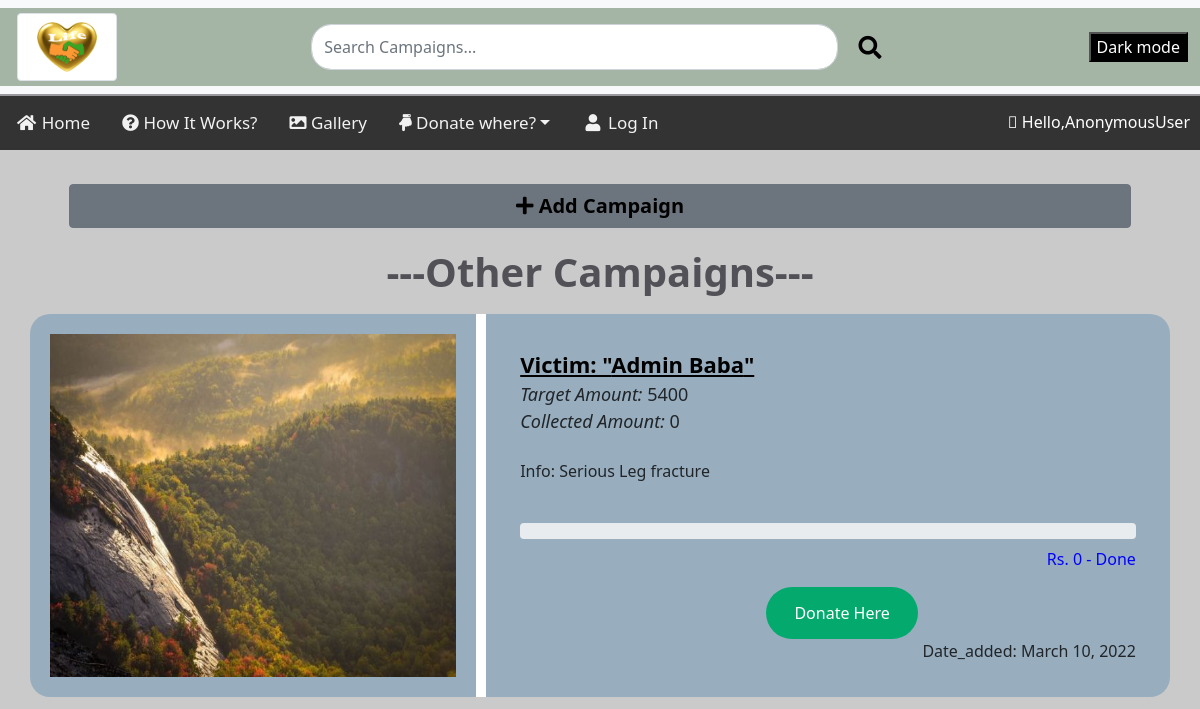
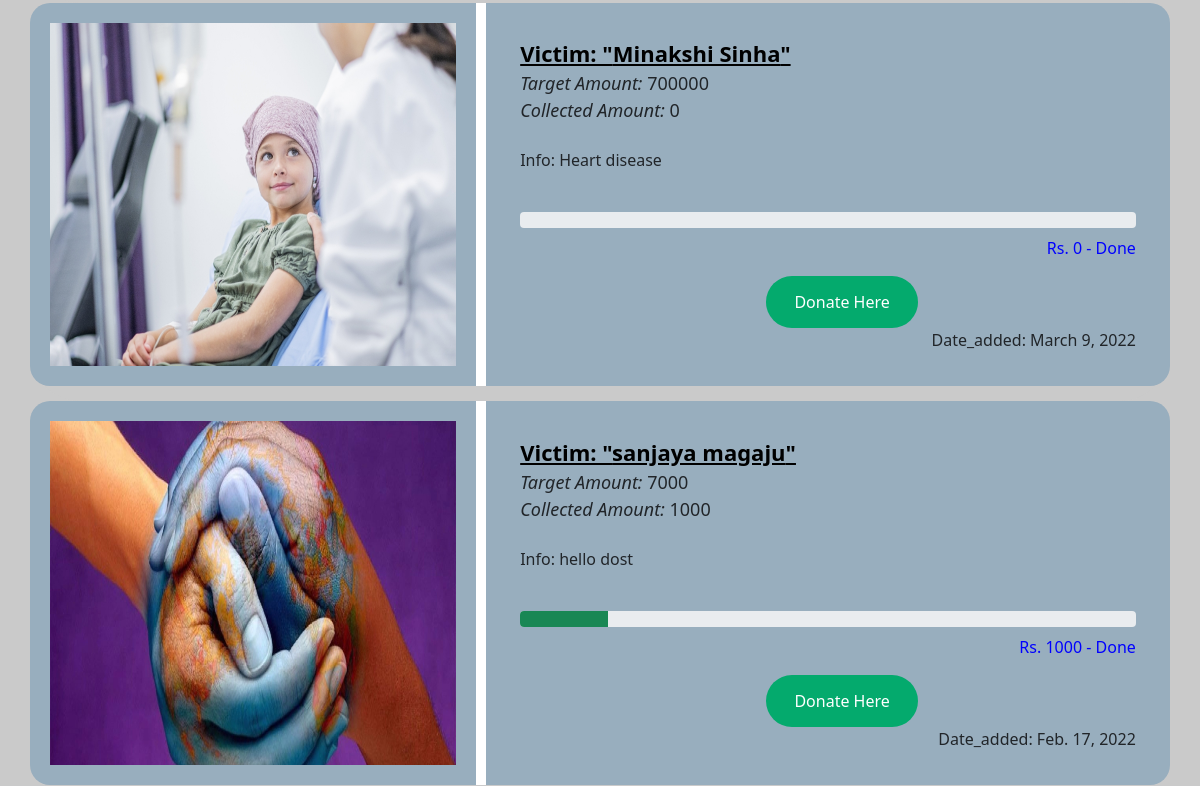
The app's page /othercampaign/ (upper part), older data (2 pictures, top to bottom).
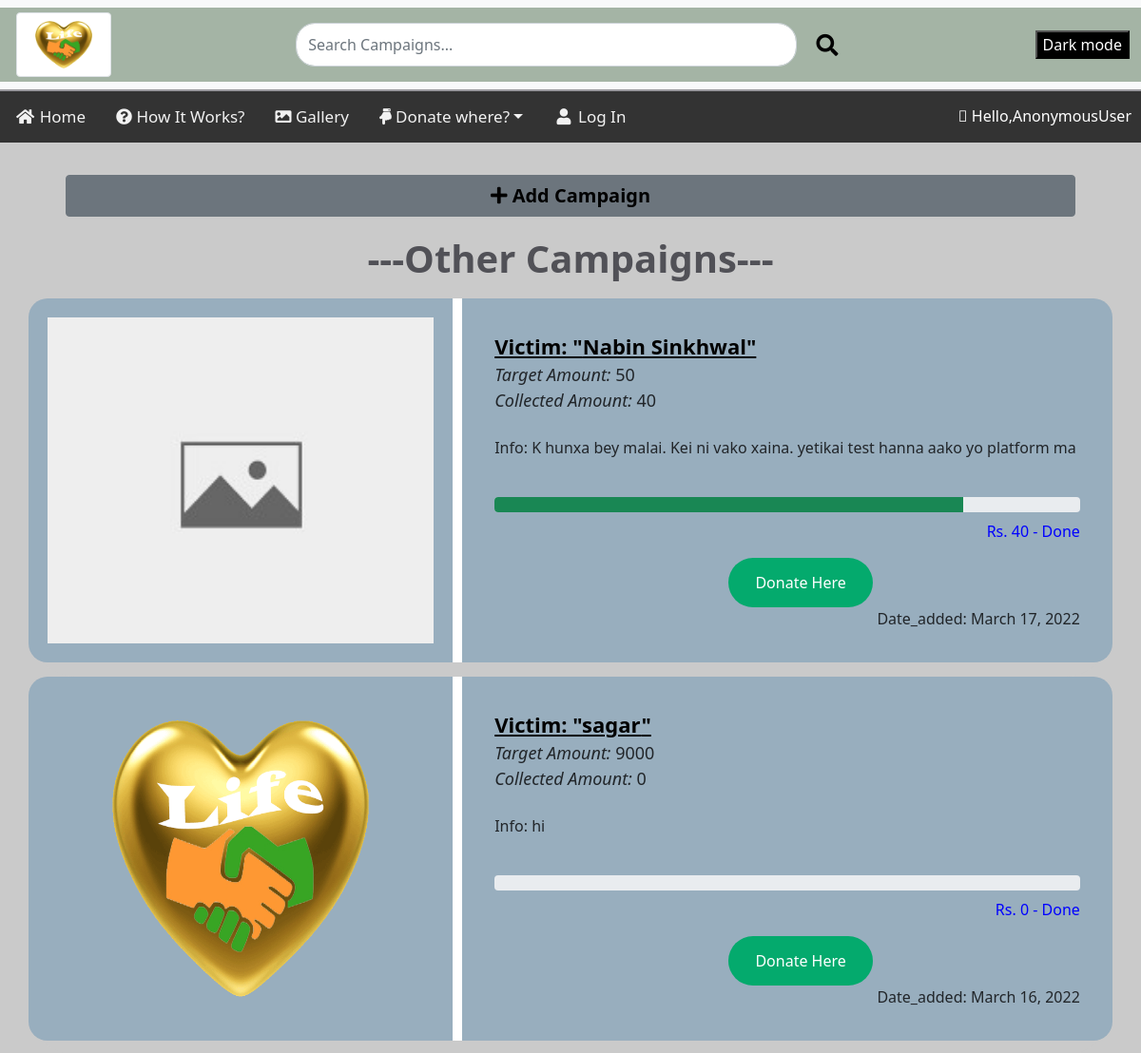
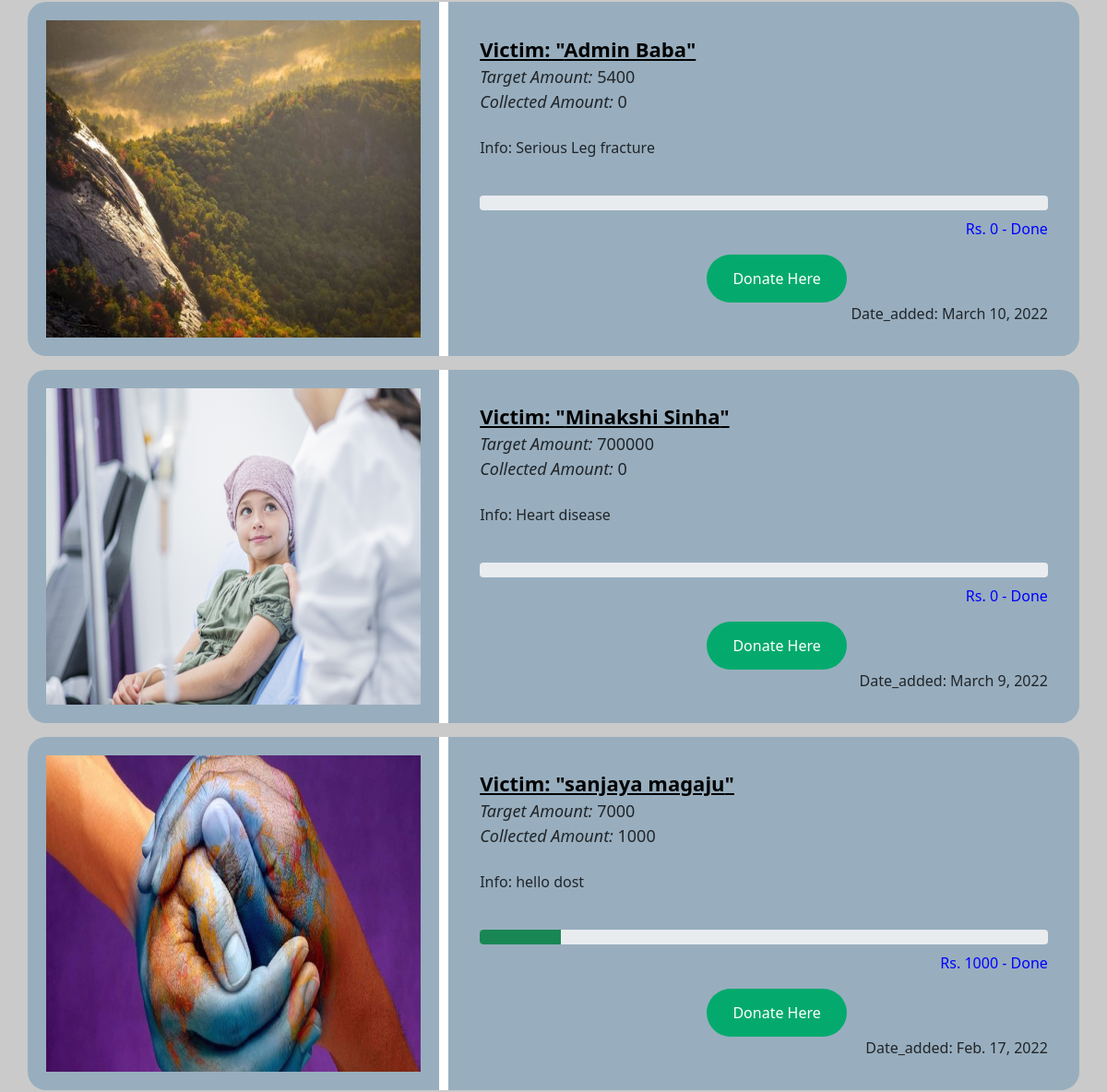
The same page, newer data (2 pictures, top to bottom).
### app/models.py (models this page shows, shortened)
class OtherCampaign(models.Model):
    manager = models.ForeignKey(User, on_delete=models.CASCADE, default=None)
    Name = models.CharField(max_length=30)
    Image = models.ImageField(upload_to='images/')
    Target = models.IntegerField()
    Collected = models.IntegerField()
    Info = models.CharField(max_length=300)
    Date_added = models.DateField(auto_now_add=True)
    class Meta:
        ordering = ['-id']

### app/views.py (the view)
# urls.py: path('othercampaign/', views.othercampaign, name="campaign"),
def othercampaign(request):
    context = {
        'other_campaigns' : OtherCampaign.objects.all(),
    }
    return render(request, 'othercampaign.html', context)

### templates/othercampaign.html (shortened to what this page needs)
{% extends 'navigation.html' %}
{% load static %}
{% block content %}
<link rel="stylesheet" type="text/CSS" href="{% static './CSS/campaign.css' %}">
<div class="add_camp_btn">
  <button type="button" class="btn btn-secondary" style="width: 90%; margin-left: 5%; margin-top: 2%;">
    <a href="{% url 'create' %}" class="add_camp"><b><i class="fas fa-plus"></i>&nbsp;Add Campaign</b></a>
  </button>
</div>
<div style="text-align:center">
  <h1 class="oth_camp"><b>---Other Campaigns---</b></h1>
</div>
{% for other_campaign in other_campaigns %}
<div class="container" style="background-color:#f1f1f1">
  <div class="row">
    <div class="column-33">
      <img src="{% if other_campaign.Image %}
      {{other_campaign.Image.url}}
      {% else %}
      {% static './Images/blank.jpg' %}
      {% endif %}" class="camp_img" alt="App">
    </div>
    <div class="column-66">
      <a href="{% url 'detail' other_campaign.id %}" class="victim"><b><u>Victim: "{{other_campaign.Name}}"</u></b></a>
      <div class="target"><i>Target Amount:</i> {{other_campaign.Target}}</div>
      <div class="target"><i>Collected Amount:</i> {{other_campaign.Collected}}</div>
      <br>
      <p>Info: {{other_campaign.Info}}</p>
      <br>
      <div class="progress">
        <div class="progress-bar bg-success" role="progressbar" aria-valuenow="75"
          aria-valuemin="0" aria-valuemax="100" style="width: 75%"></div>
      </div>
      <div class="progress_text">Rs. {{ other_campaign.Collected }} - Done</div>
      <br>
      <br>
      <a href="{% url 'khaltirequest' other_campaign.id %}"><button class="button donate_here">Donate Here</button></a>
      <br>
      <div style="float: right;">Date_added: {{other_campaign.Date_added}}</div>
    </div>
    <br>
  </div>
</div>
{% endfor %}
{% endblock content %}

Row changes from the older to the newer data that the page shows:
added OtherCampaign: Image (placeholder picture), Name "Nabin Sinkhwal", Target "50", Collected "40", Info "K hunxa bey malai. Kei ni vako xaina. yetikai test hanna aako yo platform ma", Date_added "March 17, 2022"
added OtherCampaign: Image (picture), Name "sagar", Target "9000", Collected "0", Info "hi", Date_added "March 16, 2022"
